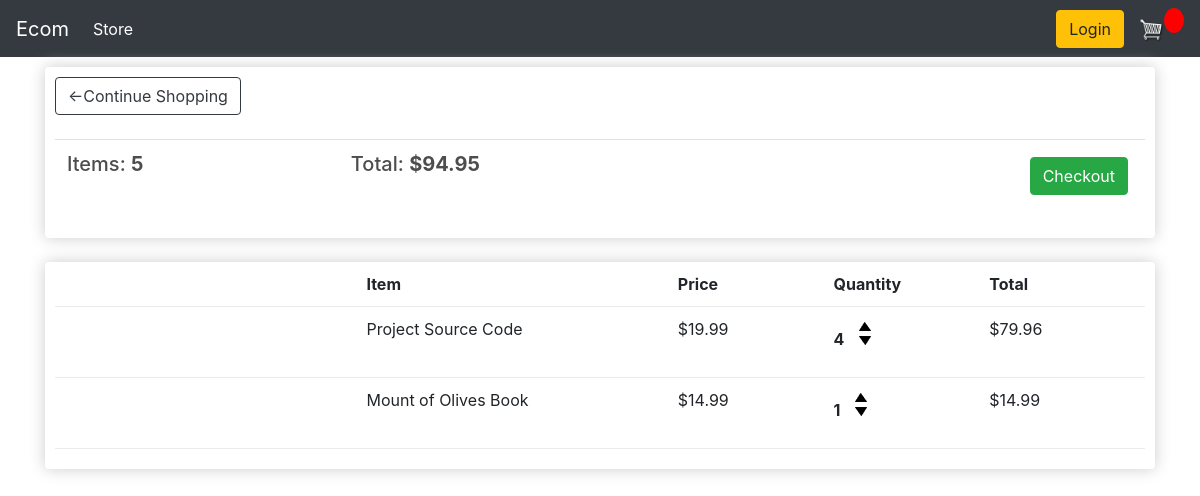
The app's page /cart/ (signed in), older data.
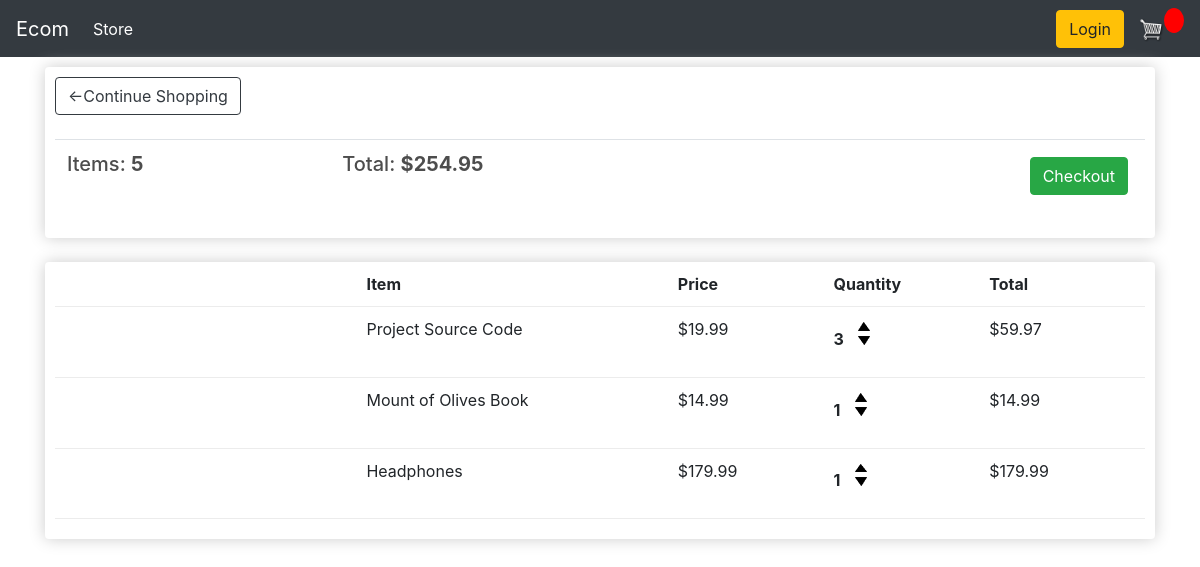
The same page, newer data.
### store/models.py (models this page shows, shortened)
class Order(models.Model):
    customer = models.ForeignKey(Customer, on_delete=models.SET_NULL,null=True, blank=True)
    date_ordered = models.DateTimeField(auto_now_add=True)
    complete = models.BooleanField(default=False,null=True,blank=False)
    transaction_id = models.CharField(max_length=100,null=True)
    @property
    def get_cart_total(self):
        orderitems = self.orderitem_set.all()
        total = sum([item.get_total for item in orderitems])
        return total
    @property
    def get_cart_items(self):
      orderitems = self.orderitem_set.all()
      total = sum([item.quantity for item in orderitems])
      return total

class OrderItem(models.Model):
    product = models.ForeignKey(Product, on_delete=models.SET_NULL, null=True)
    order = models.ForeignKey(Order, on_delete=models.SET_NULL,null=True)
    quantity = models.IntegerField(default=0, null=True,blank=True)
    date_added = models.DateTimeField(auto_now_add=True)
    @property
    def get_total(self):
        total = self.product.price * self.quantity
        return total

class Product(models.Model):
    name = models.CharField(max_length=200, null=True)
    price = models.FloatField()
    digital = models.BooleanField(default=False, null=True,blank=False)
    image = CloudinaryField('image', default='image')
    @property
    def imageURL(self):
        try:
            url = self.image.url
        except:
            url = ''
        return url

### store/views.py (the view)
# urls.py: path('cart/', views.cart, name = "cart"),
def cart(request):
    if request.user.is_authenticated:
        customer = request.user.customer
        order, created = Order.objects.get_or_create(customer=customer,complete=False)
        items = order.orderitem_set.all()
    else:
        items = []
        order = {'get_cart_total':0,'get_cart_items':0,'shipping':False}
    context = {'items':items, 'order':order}
    return render(request,'store/cart.html',context )

### store/templates/store/cart.html
{% extends 'store/main.html'%}
{% load static %}
{% block content %}
    <div class="row">
        <div class="col-lg-12">
            <div class="box-element">
                <a class="btn btn-outline-dark" href="{% url 'store' %}">&#X2190;Continue Shopping</a>
                <br>
                <br>
                <table class="table">
                    <tr>
                        <th><h5>Items: <strong>{{order.get_cart_items}}</strong></h5></th>
                        <th><h5>Total: <strong>${{order.get_cart_total|floatformat:2}}</strong></h5></th>
                        <th>
                            <a style="float: right; margin:5px" class="btn btn-success" href="{% url 'checkout' %}">Checkout</a>
                        </th>
                    </tr>
                </table>
            </div>
            <br>
            <div class="box-element">
                <div class="cart-row">
                    <div style="flex:2"></div>
                    <div style="flex:2"><strong>Item</strong></div>
                    <div style="flex:1"><strong>Price</strong></div>
                    <div style="flex:1"><strong>Quantity</strong></div>
                    <div style="flex:1"><strong>Total</strong></div>
                </div>
                {% for item in items %}
                <div class="cart-row">
                    <div style="flex:2"><img class="row-image" src="{{item.product.imageURL}}" alt=""></div>
                    <div style="flex:2"><p>{{item.product.name}}</p></div>
                    <div style="flex:1"><p>${{item.product.price|floatformat:2}}</p></div>
                    <div style="flex:1">
                        <p class="quantity">{{item.quantity}}</p>
                        <div class="quantity">
                            <img data-action="add" data-product="{{item.product.id}}" class="chg-quantity update-cart" src="{% static 'images/arrow-up.png' %}" alt="">
                            <img data-action="remove" data-product="{{item.product.id}}" class="chg-quantity  update-cart" src="{% static 'images/arrow-down.png' %}" alt="">
                        </div>
                    </div>
                    <div style="flex:1">${{item.get_total}}</div>
                </div>
                {% endfor %}
            </div>
        </div>
    </div>
{% endblock content %}

Row changes from the older to the newer data that the page shows:
changed through a linked row, Order: get_cart_total "94.95" → "254.95"
changed OrderItem "Project Source Code": quantity "4" → "3"; get_total "79.96" → "59.97"
added OrderItem: product.name "Headphones", product.price "179.99", quantity "1", get_total "179.99"
